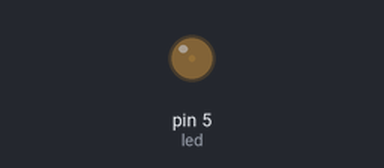
Bench run of a sketch on a simulated Arduino Uno, built with avr-gcc and run on an emulated ATmega328P. Shown: output pins drawn as LEDs (lit = HIGH).

Above: at 0.05 s.
At 1.1 s:
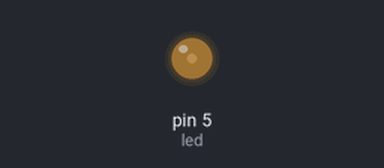
Timing chart, 0 to 3.7 s (numbered marks = the images above):
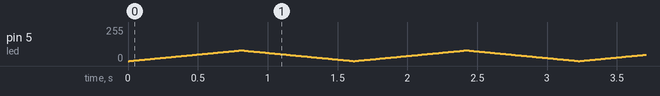

The sketch:

Arduino_code.ino
```cpp
#define led 5
#define maxVal 80
int i = 0;
void setup() {
    pinMode(led, OUTPUT);  // Назначаем пин на вывод
}
void loop() {
    analogWrite(led, abs(i));  // Передаем ШИМ-сигнал на пин
    delay(10);
    i++;
    if (i > maxVal) {
        i = -maxVal;
    }
}
```
